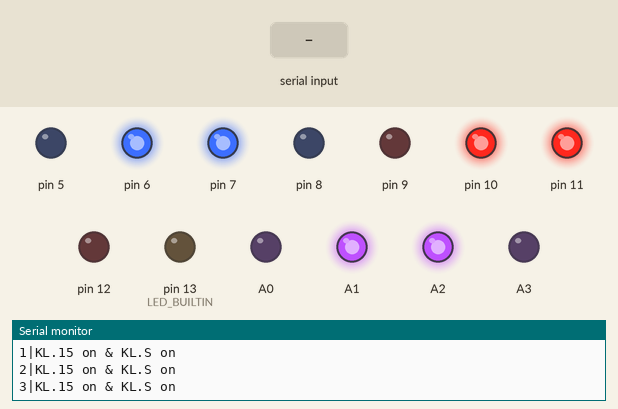
Recording of a program running on a simulated Arduino Nano, built with avr-gcc and run on an emulated ATmega328P. Shown: output pins drawn as LEDs (lit = HIGH), the last lines printed to the serial monitor. Inputs (shaded band) come from the test bench.

Above: at 1.2 s.
1.3 s: "12\n" received over Serial
At 2.5 s:
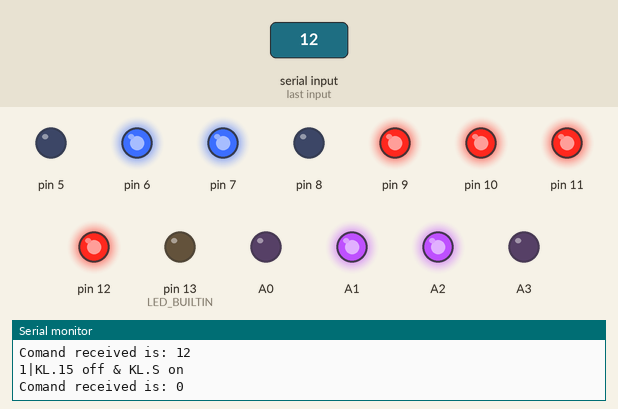
2.8 s: "13\n" received over Serial
At 3.8 s:
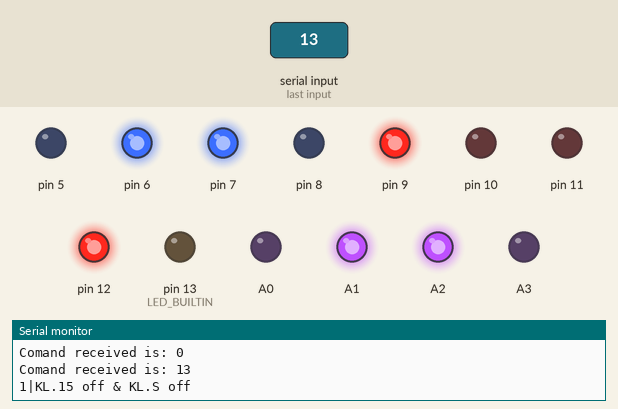
4.3 s: "22\n" received over Serial
At 5.0 s:
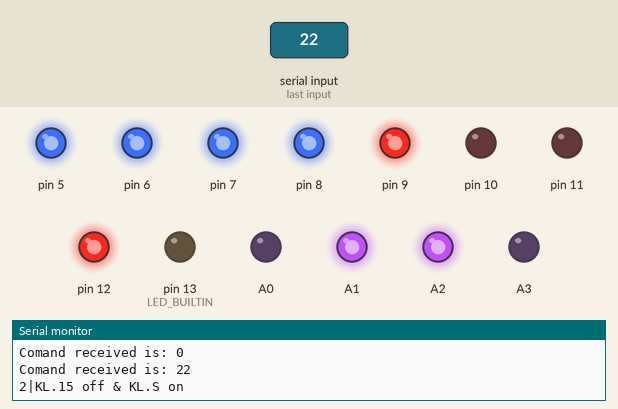
5.8 s: "11\n" received over Serial
At 6.2 s:
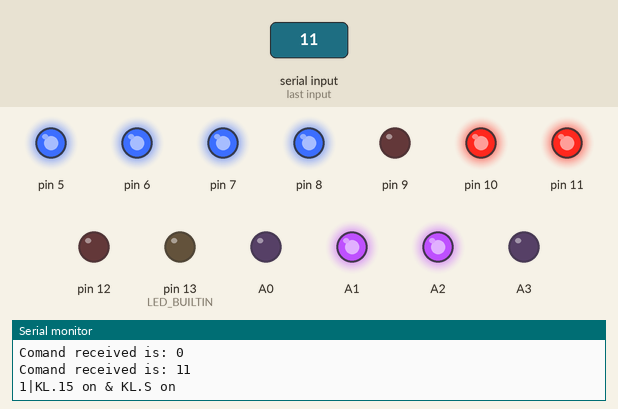
7.3 s: "12\n" received over Serial
At 8.5 s:
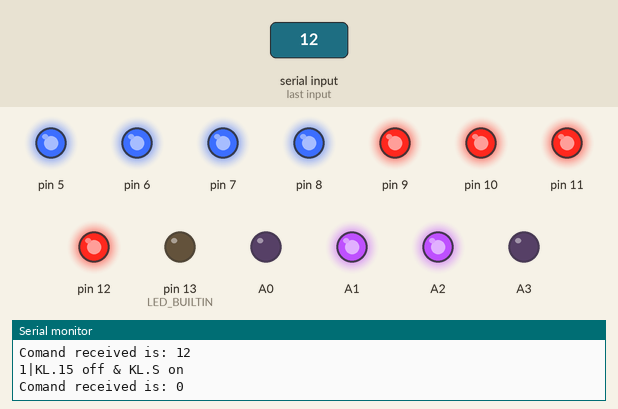
8.8 s: "21\n" received over Serial
At 9.7 s:
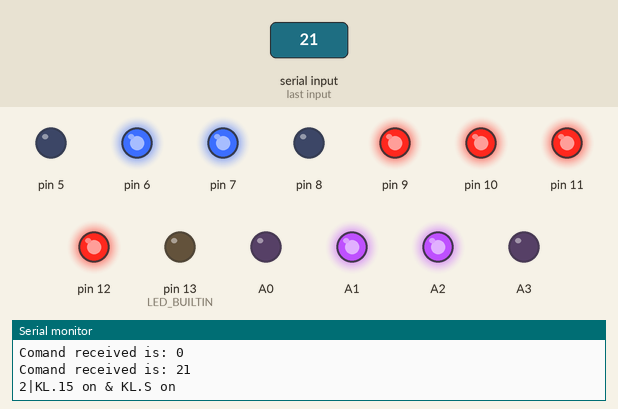
Timing chart, 0 to 11.3 s (numbered marks = the images above; inputs shaded):
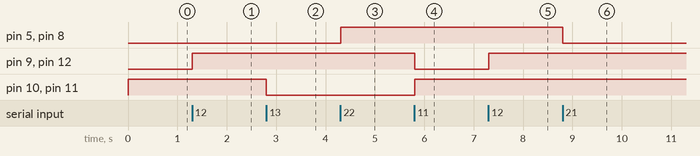

The program:

main.cpp
```cpp
#include <Arduino.h>

const int IN1[] = {9, 10, 11, 12};
const int IN2[] = {5, 6, 7, 8};
const int IN3[] = {A0, A1, A2, A3};

const String switchStateUp = "KL.15 on & KL.S on";
const String switchStateMiddle = "KL.15 off & KL.S on";
const String switchStateDown = "KL.15 off & KL.S off";
const String separator = "|";

const int upStates[4] = {0, 1, 1, 0};
const int middleStates[4] = {1, 1, 1, 1};
const int downStates[4] = {1, 0, 0, 1};

class RelayModule
{
public:
  int moduleNr;
  int pins[4];

  RelayModule(int nr, const int pinArray[])
  {
    moduleNr = nr;
    for (int i = 0; i < 4; i++)
    {
      pins[i] = pinArray[i];
      pinMode(pins[i], OUTPUT);
    }
  }

  void switchUp()
  {
    for (int i = 0; i < 4; i++)
    {
      digitalWrite(pins[i], upStates[i]);
    }
    Serial.println(moduleNr + separator + switchStateUp);
  }

  void switchMiddle()
  {
    for (int i = 0; i < 4; i++)
    {
      digitalWrite(pins[i], middleStates[i]);
    }
    Serial.println(moduleNr + separator + switchStateMiddle);
  }

  void switchDown()
  {
    for (int i = 0; i < 4; i++)
    {
      digitalWrite(pins[i], downStates[i]);
    }
    Serial.println(moduleNr + separator + switchStateDown);
  }
};

RelayModule module1(1, IN1);
RelayModule module2(2, IN2);
RelayModule module3(3, IN3);

void setup()
{
  pinMode(LED_BUILTIN, OUTPUT);
  Serial.begin(9600);
  module1.switchUp();
  module2.switchUp();
  module3.switchUp();
}

int comand = -1;

void loop()
{
  if (Serial.available() > 0)
  {
    comand = Serial.parseInt();

    // Do something with the data - like print it
    Serial.print("Comand received is: ");
    Serial.println(comand);
  }

  switch (comand)
  {
  case 11:
    module1.switchUp();
    break;
  case 12:
    module1.switchMiddle();
    break;
  case 13:
    module1.switchDown();
    break;
  case 21:
    module2.switchUp();
    break;
  case 22:
    module2.switchMiddle();
    break;
  case 23:
    module2.switchDown();
    break;
  case 31:
    module3.switchUp();
    break;
  case 32:
    module3.switchMiddle();
    break;
  case 33:
    module3.switchDown();
    break;

  default:
    break;
  }

  delay(100);
}
```

Measured:
- after the input at 1.3 s, pin 9, pin 12: LOW → HIGH at once
- after the input at 2.8 s, pin 10, pin 11: HIGH → LOW at once
- after the input at 4.3 s, pin 5, pin 8: LOW → HIGH at once
- after the input at 5.8 s, pin 9, pin 12: HIGH → LOW at once; pin 10, pin 11: LOW → HIGH at once
- after the input at 7.3 s, pin 9, pin 12: LOW → HIGH at once
- after the input at 8.8 s, pin 5, pin 8: HIGH → LOW at once
